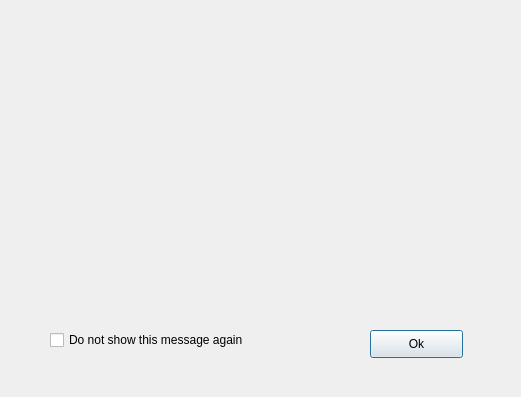
<?xml version="1.0" encoding="UTF-8"?>
<ui version="4.0">
 <class>DialogMessage</class>
 <widget class="QDialog" name="DialogMessage">
  <property name="geometry">
   <rect>
    <x>0</x>
    <y>0</y>
    <width>521</width>
    <height>397</height>
   </rect>
  </property>
  <property name="windowTitle">
   <string>Message</string>
  </property>
  <widget class="QPushButton" name="pushButton">
   <property name="geometry">
    <rect>
     <x>370</x>
     <y>330</y>
     <width>93</width>
     <height>28</height>
    </rect>
   </property>
   <property name="text">
    <string>Ok</string>
   </property>
  </widget>
  <widget class="QCheckBox" name="chkStop">
   <property name="geometry">
    <rect>
     <x>50</x>
     <y>330</y>
     <width>281</width>
     <height>20</height>
    </rect>
   </property>
   <property name="text">
    <string>Do not show this message again</string>
   </property>
  </widget>
  <widget class="QLabel" name="lbImage">
   <property name="geometry">
    <rect>
     <x>150</x>
     <y>20</y>
     <width>211</width>
     <height>171</height>
    </rect>
   </property>
   <property name="text">
    <string/>
   </property>
   <property name="scaledContents">
    <bool>true</bool>
   </property>
  </widget>
  <widget class="QLabel" name="lblMessage">
   <property name="geometry">
    <rect>
     <x>40</x>
     <y>190</y>
     <width>421</width>
     <height>91</height>
    </rect>
   </property>
   <property name="text">
    <string/>
   </property>
   <property name="wordWrap">
    <bool>true</bool>
   </property>
  </widget>
 </widget>
 <resources/>
 <connections/>
</ui>
